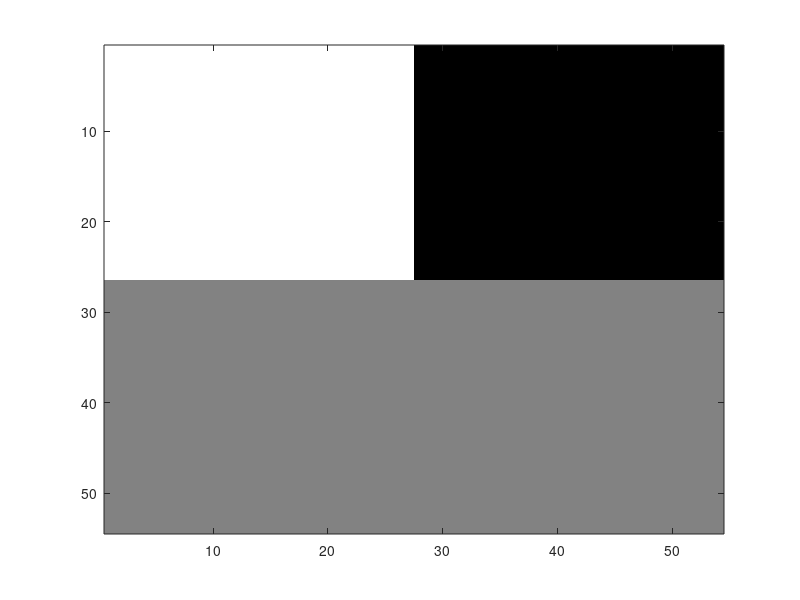

MATLAB code for this plot: (Note: this script raises an error after producing the figure.)
clc;
clear;

%% %% Set parameters

N = 50;    % Number of grid points 
hx = 0.2;   % Grid spacing in space x
hy = 0.2;   % Grid spacing in space y
dt = 1e-5;  % Time resolution
T = 1000;   % Total length time 
 
Q = 1/8;      % Depth energy in Landau potential 
bcType = 1; % Trig periodic boundary condition for spinoidal decomposition
eps = 1;

%% Geometry
geom = zeros(N+4,N+4);
geom((N+4)/2:end,:) = 1;
geom(1:(N+4)/2-1,(1:(N+4)/2)) = 2;
figure 
imagesc(geom) 
colormap(gray)

% Contact angle
theta = (90/180)*pi;
cosTheta = cos(theta);


%% Construct C function using the interface width
x = 1:N+4;
int_width = eps*sqrt(2/Q);
x0 = (N+4)/2;
C = repmat(((1-tanh((x-x0)/int_width))/2),N+4,1);
% figure, imagesc(C), colormap(jet); title C;


%% Construct Psi function'x = 1:N+4;
delta = 4;  
x0 = (N+4)/2;    
Psi = repmat(((1-tanh((x-x0)/delta))/2)',1,N+4);
% figure, imagesc(Psi), colormap(jet); title Psi;


%% Psi
% compute here the gradient of Psi and the term dPsi/Psi
invPsi = 1./Psi;
[dxPsi, dyPsi] = grad2D(Psi, hx, hy);
modGradPsi = sqrt(dxPsi.^2 + dyPsi.^2); 
dxPsiovPsi = invPsi(3:end-2,3:end-2).*dxPsi;
dyPsiovPsi = invPsi(3:end-2,3:end-2).*dyPsi;

%% Mobility function
dMC = zeros(N+4,N+4);

%% Solver

c = 1;
ca = 1;
MNi_P = 6;

for i=1:round(T/dt)    

    t = i*dt;   % Value of each istant
    disp(i);
       
      
    % Energy function and its derivative to respect C
    F = (Q/4)*C.^2.*(1 - C).^2;
    dF = Q/2*(1-C).*(1-2*C).*C;
    
    
    M = M_phi_psi(MNi_P, C, Psi);
    dMC = 2*C-4*C.^3;
%     dMC = 1 - 2*C;
    
    % Cut off (square box funciton)
    dMC(dMC > 0.9) = 0;
    dMC(dMC < 0.1) = 0;
    
    % 4th order mobility function
    % dMC = 2*C-4*C.^3;
    
    % if G is present (interpolation function)
    G = (Psi.^6).*(10*Psi.^2-15*Psi+6);
    dGPsi = (Psi.^5).*(80*Psi.^2-105*Psi+36);
    
%     G = ones(N+4,N+4);
%     dGPsi = zeros(N+4,N+4);
    
    %Inner part of the equation, called g here
    [dxC, dyC] = grad2D(C, hx, hy);
    g = (dxPsiovPsi.*dxC + dyPsiovPsi.*dyC) + d2xy(C, hx, hy) + ...
        (modGradPsi.*invPsi(3:end-2,3:end-2).*sqrt(2*F(3:end-2,3:end-2))./eps)*cosTheta;
    
    % Auxiliary term
    k = dF(3:end-2,3:end-2) - eps^2*g;
            
    % Finish here the equation
    [dxk, dyk] = grad2D(k, hx, hy);
    dCdt =  M(5:end-4,5:end-4).*(dxPsiovPsi(3:end-2,3:end-2).*dxk + dyPsiovPsi(3:end-2,3:end-2).*dyk) + ...
        M(5:end-4,5:end-4).*d2xy(k, hx, hy) + ...
        (MNi_P*((dMC(5:end-4,5:end-4).*dxC(3:end-2,3:end-2).*G(5:end-4,5:end-4))+...
        (M(5:end-4,5:end-4).*dGPsi(5:end-4,5:end-4).*dxPsi(3:end-2,3:end-2))).*dxk + ...
        MNi_P*((dMC(5:end-4,5:end-4).*dyC(3:end-2,3:end-2).*G(5:end-4,5:end-4))+...
        (M(5:end-4,5:end-4).*dGPsi(5:end-4,5:end-4).*dyPsi(3:end-2,3:end-2))).*dyk);
          

        
    % Forward euler integration
    C(5:end-4,5:end-4) = C(5:end-4,5:end-4) + dt*dCdt;
    
   if (bcType == 1)
       C(2:4,5:end-4) = C(6:8,5:end-4);
       C(end-3:end-1,5:end-4) = C(end-7:end-5,5:end-4);
       C(5:end-4, 6:8) = C(5:end-4,2:4);
       C(5:end-4, end-3:end-1) = C(5:end-4, end-7:end-5);
        
   end
    
       % Check on the internal energy functional
if (mod(i,1000) == 0)
    c = c+1;
    modGradC = sqrt(dxC.^2 + dyC.^2);
    F_func = F(3:end-2,3:end-2) + ((eps^2)/2)*modGradC.^2;
    F_func = sum(F_func(:));
    Ft(c) = F_func;
    imagesc(C(5:end-4,5:end-4));title(sprintf('F=%e, t=%e',F_func,t));colormap(jet); drawnow();
end

if (mod(i,1000) == 0)
    ca = ca+1;
    % contact angle based on Chen et al.
    
    tpb_region = zeros(size(C(5:end-4,5:end-4)));
    tpb_region( C(5:end-4,5:end-4) > 0.1 &  C(5:end-4,5:end-4) < 0.9 ...
        & Psi(5:end-4,5:end-4) > 0.1 & Psi(5:end-4,5:end-4) < 0.9 ) = 1;
    den = (1./modGradC).*(1./modGradPsi);
    num = (dxC.*dxPsi + dyC.*dyPsi);
    M_contact_cos = num.*den;
    vec_contact = M_contact_cos(tpb_region == 1);
    contact_cos = mean(vec_contact);
    measured_theta_chen(ca) = acosd(-contact_cos);
end  
end

%% Perform some check on the contact angle
%  Indentifying region of TPB

tpb_region = zeros(size(C(5:end-4,5:end-4)));
tpb_region( C(5:end-4,5:end-4) > 0.3 &  C(5:end-4,5:end-4) < 0.7 ...
    & Psi(5:end-4,5:end-4) > 0.3 & Psi(5:end-4,5:end-4) < 0.7 ) = 1;

figure, imagesc(tpb_region), colormap(gray)

%% Contact angle based on Chen et al.

modGradC = sqrt(dxC.^2 + dyC.^2);
den = (1./modGradC).*(1./modGradPsi);
num = (dxC.*dxPsi + dyC.*dyPsi);
M = num.*den;
vec_contact = M(tpb_region == 1);
contact_cos = mean(vec_contact);

measured_theta = acosd(-contact_cos);
disp(measured_theta);

%% Retrieve phases
newgeom = zeros(size(C));
newgeom(C > 0.5) = 2;
newgeom(Psi < 0.5) = 1;
figure, imagesc(newgeom(5:end-4,5:end-4)), colormap(gray)




